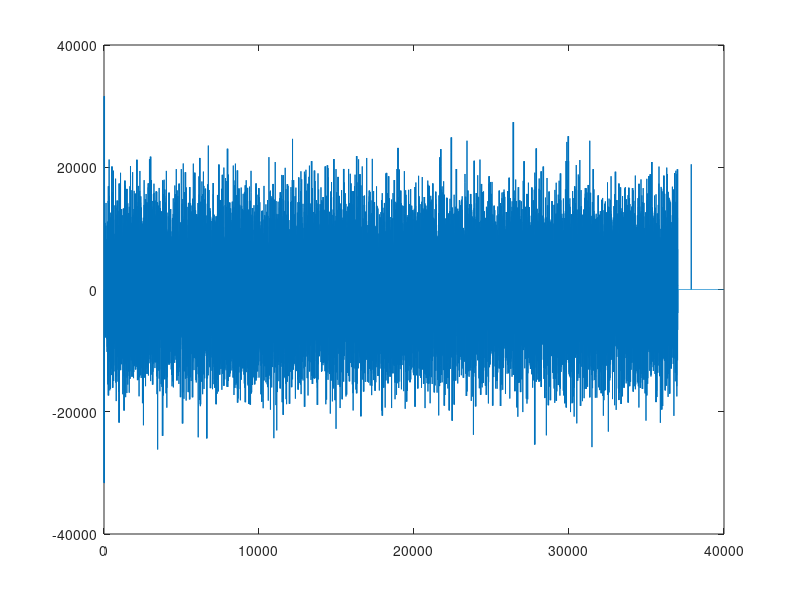
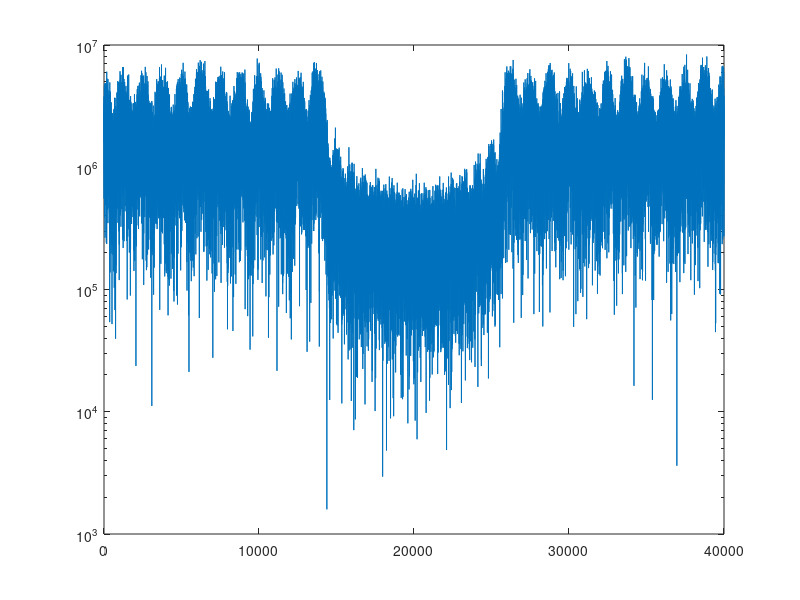

MATLAB code for these plots, in order:
% close all;
% fid1=fopen('sent.dat','r');
% x=fread(fid1,82682*2,'short');
% fclose(fid1);
% 
% xComplex2= zeros(1,82682);
% count = 1;
% for i=1:2:82682*2
%     xComplex2(count) = complex(x(i),x(i+1));
%     count = count+1;
% end
% 
% xComplex2=conj(xComplex2)';

N_samps=40000;


close all;
fid1=fopen('codedData.dat','r');
x=fread(fid1,2*N_samps,'short');
fclose(fid1);

xComplex1= zeros(1,N_samps);
count = 1;
for i=1:2:2*N_samps
    xComplex1(count) = complex(x(i),x(i+1));
    count = count+1;
end

xComplex1=conj(xComplex1)';


disp(['rms= ' num2str(rms(xComplex1))]);

figure()
plot(real(xComplex1));
% figure()
% plot(imag(xComplex1));

figure()
%pwelch(xComplex1);
semilogy(abs(fft(xComplex1)));
%plot(abs(fft(xComplex1)));
% close all;
% fid1=fopen('dataBinNPaq.dat','r');
% x=fread(fid1,10000,'double');
% fclose(fid1);